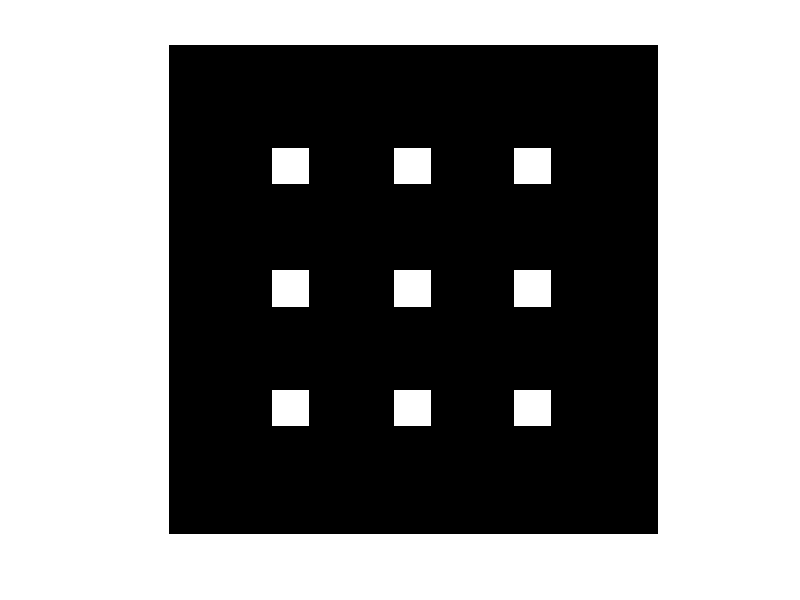

Write MATLAB code to recreate this figure.
% 生成测试图像

% 1. 生成点图
s = 200;
p_num = 3;
p_size = 15;
pointImg = zeros(s);
tar_coord = linspace(1, s, p_num+2);
tar_coord = tar_coord(2:p_num+1);
[X,Y] = meshgrid(tar_coord, tar_coord);
for i = 1:p_num
    for j = 1:p_num
        coord = [X(i, j) Y(i, j)];
        coord = floor(coord - p_size/2);
        pointImg(coord(1):coord(1)+p_size-1, coord(2):coord(2)+p_size-1) = 1;
    end
end
save pointImg.mat pointImg
imshow(pointImg);